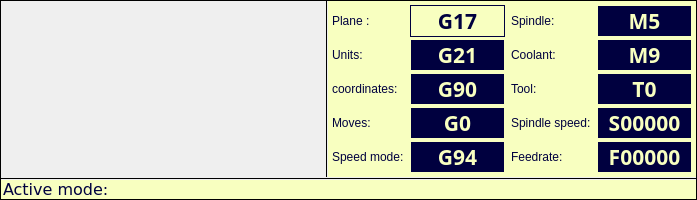
        <widget class="QFrame" name="grpStatus">
         <property name="sizePolicy">
          <sizepolicy hsizetype="Expanding" vsizetype="Fixed">
           <horstretch>0</horstretch>
           <verstretch>0</verstretch>
          </sizepolicy>
         </property>
         <property name="minimumSize">
          <size>
           <width>0</width>
           <height>0</height>
          </size>
         </property>
         <property name="maximumSize">
          <size>
           <width>16777215</width>
           <height>16777215</height>
          </size>
         </property>
         <property name="frameShape">
          <enum>QFrame::Box</enum>
         </property>
         <layout class="QVBoxLayout" name="verticalLayout_5">
          <property name="spacing">
           <number>0</number>
          </property>
          <property name="leftMargin">
           <number>0</number>
          </property>
          <property name="topMargin">
           <number>0</number>
          </property>
          <property name="rightMargin">
           <number>0</number>
          </property>
          <property name="bottomMargin">
           <number>0</number>
          </property>
          <item>
           <widget class="QWidget" name="widget" native="true">
            <property name="sizePolicy">
             <sizepolicy hsizetype="Expanding" vsizetype="Fixed">
              <horstretch>0</horstretch>
              <verstretch>0</verstretch>
             </sizepolicy>
            </property>
            <layout class="QHBoxLayout" name="horizontalLayout_2">
             <property name="spacing">
              <number>0</number>
             </property>
             <property name="leftMargin">
              <number>0</number>
             </property>
             <property name="topMargin">
              <number>0</number>
             </property>
             <property name="rightMargin">
              <number>0</number>
             </property>
             <property name="bottomMargin">
              <number>0</number>
             </property>
             <item>
              <widget class="QWidget" name="frmMPos" native="true">
               <property name="sizePolicy">
                <sizepolicy hsizetype="Expanding" vsizetype="Fixed">
                 <horstretch>0</horstretch>
                 <verstretch>0</verstretch>
                </sizepolicy>
               </property>
               <property name="minimumSize">
                <size>
                 <width>0</width>
                 <height>0</height>
                </size>
               </property>
               <property name="styleSheet">
                <string notr="true">background-color: rgb(248, 255, 192);
color: rgb(0, 0, 63);</string>
               </property>
               <layout class="QGridLayout" name="gridLayout_2">
                <property name="leftMargin">
                 <number>4</number>
                </property>
                <property name="topMargin">
                 <number>0</number>
                </property>
                <property name="rightMargin">
                 <number>4</number>
                </property>
                <property name="bottomMargin">
                 <number>0</number>
                </property>
                <property name="spacing">
                 <number>0</number>
                </property>
               </layout>
              </widget>
             </item>
             <item>
              <widget class="Line" name="line_2">
               <property name="frameShadow">
                <enum>QFrame::Plain</enum>
               </property>
               <property name="lineWidth">
                <number>1</number>
               </property>
               <property name="orientation">
                <enum>Qt::Vertical</enum>
               </property>
              </widget>
             </item>
             <item>
              <widget class="QWidget" name="frmMStatus" native="true">
               <property name="sizePolicy">
                <sizepolicy hsizetype="Expanding" vsizetype="MinimumExpanding">
                 <horstretch>0</horstretch>
                 <verstretch>0</verstretch>
                </sizepolicy>
               </property>
               <property name="styleSheet">
                <string notr="true">background-color: rgb(248, 255, 192);
color: rgb(0, 0, 63);</string>
               </property>
               <layout class="QGridLayout" name="gridLayout_4">
                <property name="leftMargin">
                 <number>4</number>
                </property>
                <property name="topMargin">
                 <number>4</number>
                </property>
                <property name="rightMargin">
                 <number>4</number>
                </property>
                <property name="bottomMargin">
                 <number>4</number>
                </property>
                <property name="verticalSpacing">
                 <number>2</number>
                </property>
                <item row="1" column="0">
                 <widget class="QLabel" name="label_12">
                  <property name="sizePolicy">
                   <sizepolicy hsizetype="Expanding" vsizetype="Fixed">
                    <horstretch>1</horstretch>
                    <verstretch>0</verstretch>
                   </sizepolicy>
                  </property>
                  <property name="text">
                   <string>Plane : </string>
                  </property>
                 </widget>
                </item>
                <item row="1" column="1">
                 <widget class="QLabel" name="lblPlan">
                  <property name="sizePolicy">
                   <sizepolicy hsizetype="Expanding" vsizetype="MinimumExpanding">
                    <horstretch>2</horstretch>
                    <verstretch>0</verstretch>
                   </sizepolicy>
                  </property>
                  <property name="minimumSize">
                   <size>
                    <width>95</width>
                    <height>0</height>
                   </size>
                  </property>
                  <property name="font">
                   <font>
                    <family>LED Calculator</family>
                    <pointsize>16</pointsize>
                    <bold>true</bold>
                   </font>
                  </property>
                  <property name="contextMenuPolicy">
                   <enum>Qt::CustomContextMenu</enum>
                  </property>
                  <property name="styleSheet">
                   <string notr="true">background-color: rgb(0, 0, 63);
color: rgb(248, 255, 192);
QToolType {
  background-color: rgb(248, 255, 192);
  color: rgb(0, 0, 63);
}</string>
                  </property>
                  <property name="frameShape">
                   <enum>QFrame::Box</enum>
                  </property>
                  <property name="frameShadow">
                   <enum>QFrame::Plain</enum>
                  </property>
                  <property name="text">
                   <string notr="true">G17</string>
                  </property>
                  <property name="alignment">
                   <set>Qt::AlignCenter</set>
                  </property>
                 </widget>
                </item>
                <item row="1" column="2">
                 <widget class="QLabel" name="label_17">
                  <property name="sizePolicy">
                   <sizepolicy hsizetype="Expanding" vsizetype="Fixed">
                    <horstretch>1</horstretch>
                    <verstretch>0</verstretch>
                   </sizepolicy>
                  </property>
                  <property name="text">
                   <string>Spindle:</string>
                  </property>
                 </widget>
                </item>
                <item row="1" column="3">
                 <widget class="QLabel" name="lblBroche">
                  <property name="sizePolicy">
                   <sizepolicy hsizetype="Expanding" vsizetype="MinimumExpanding">
                    <horstretch>2</horstretch>
                    <verstretch>0</verstretch>
                   </sizepolicy>
                  </property>
                  <property name="minimumSize">
                   <size>
                    <width>95</width>
                    <height>0</height>
                   </size>
                  </property>
                  <property name="font">
                   <font>
                    <family>LED Calculator</family>
                    <pointsize>16</pointsize>
                    <bold>true</bold>
                   </font>
                  </property>
                  <property name="styleSheet">
                   <string notr="true">background-color: rgb(0, 0, 63);
color: rgb(248, 255, 192);</string>
                  </property>
                  <property name="frameShape">
                   <enum>QFrame::Box</enum>
                  </property>
                  <property name="frameShadow">
                   <enum>QFrame::Plain</enum>
                  </property>
                  <property name="text">
                   <string notr="true">M5</string>
                  </property>
                  <property name="alignment">
                   <set>Qt::AlignCenter</set>
                  </property>
                 </widget>
                </item>
                <item row="2" column="0">
                 <widget class="QLabel" name="label_14">
                  <property name="sizePolicy">
                   <sizepolicy hsizetype="Expanding" vsizetype="Fixed">
                    <horstretch>1</horstretch>
                    <verstretch>0</verstretch>
                   </sizepolicy>
                  </property>
                  <property name="text">
                   <string>Units:</string>
                  </property>
                 </widget>
                </item>
                <item row="2" column="1">
                 <widget class="QLabel" name="lblUnites">
                  <property name="sizePolicy">
                   <sizepolicy hsizetype="Expanding" vsizetype="MinimumExpanding">
                    <horstretch>2</horstretch>
                    <verstretch>0</verstretch>
                   </sizepolicy>
                  </property>
                  <property name="minimumSize">
                   <size>
                    <width>95</width>
                    <height>0</height>
                   </size>
                  </property>
                  <property name="font">
                   <font>
                    <family>LED Calculator</family>
                    <pointsize>16</pointsize>
                    <bold>true</bold>
                   </font>
                  </property>
                  <property name="contextMenuPolicy">
                   <enum>Qt::CustomContextMenu</enum>
                  </property>
                  <property name="styleSheet">
                   <string notr="true">background-color: rgb(0, 0, 63);
color: rgb(248, 255, 192);</string>
                  </property>
                  <property name="frameShape">
                   <enum>QFrame::Box</enum>
                  </property>
                  <property name="frameShadow">
                   <enum>QFrame::Plain</enum>
                  </property>
                  <property name="text">
                   <string notr="true">G21</string>
                  </property>
                  <property name="alignment">
                   <set>Qt::AlignCenter</set>
                  </property>
                 </widget>
                </item>
                <item row="2" column="2">
                 <widget class="QLabel" name="label_18">
                  <property name="sizePolicy">
                   <sizepolicy hsizetype="Expanding" vsizetype="Fixed">
                    <horstretch>1</horstretch>
                    <verstretch>0</verstretch>
                   </sizepolicy>
                  </property>
                  <property name="text">
                   <string>Coolant:</string>
                  </property>
                 </widget>
                </item>
                <item row="2" column="3">
                 <widget class="QLabel" name="lblArrosage">
                  <property name="sizePolicy">
                   <sizepolicy hsizetype="Expanding" vsizetype="MinimumExpanding">
                    <horstretch>2</horstretch>
                    <verstretch>0</verstretch>
                   </sizepolicy>
                  </property>
                  <property name="minimumSize">
                   <size>
                    <width>95</width>
                    <height>0</height>
                   </size>
                  </property>
                  <property name="font">
                   <font>
                    <family>LED Calculator</family>
                    <pointsize>16</pointsize>
                    <bold>true</bold>
                   </font>
                  </property>
                  <property name="styleSheet">
                   <string notr="true">background-color: rgb(0, 0, 63);
color: rgb(248, 255, 192);</string>
                  </property>
                  <property name="frameShape">
                   <enum>QFrame::Box</enum>
                  </property>
                  <property name="frameShadow">
                   <enum>QFrame::Plain</enum>
                  </property>
                  <property name="text">
                   <string notr="true">M9</string>
                  </property>
                  <property name="alignment">
                   <set>Qt::AlignCenter</set>
                  </property>
                 </widget>
                </item>
                <item row="3" column="0">
                 <widget class="QLabel" name="label_15">
                  <property name="sizePolicy">
                   <sizepolicy hsizetype="Expanding" vsizetype="Fixed">
                    <horstretch>1</horstretch>
                    <verstretch>0</verstretch>
                   </sizepolicy>
                  </property>
                  <property name="text">
                   <string>coordinates:</string>
                  </property>
                 </widget>
                </item>
                <item row="3" column="1">
                 <widget class="QLabel" name="lblCoord">
                  <property name="sizePolicy">
                   <sizepolicy hsizetype="Expanding" vsizetype="MinimumExpanding">
                    <horstretch>2</horstretch>
                    <verstretch>0</verstretch>
                   </sizepolicy>
                  </property>
                  <property name="minimumSize">
                   <size>
                    <width>95</width>
                    <height>0</height>
                   </size>
                  </property>
                  <property name="font">
                   <font>
                    <family>LED Calculator</family>
                    <pointsize>16</pointsize>
                    <bold>true</bold>
                   </font>
                  </property>
                  <property name="contextMenuPolicy">
                   <enum>Qt::CustomContextMenu</enum>
                  </property>
                  <property name="styleSheet">
                   <string notr="true">background-color: rgb(0, 0, 63);
color: rgb(248, 255, 192);</string>
                  </property>
                  <property name="frameShape">
                   <enum>QFrame::Box</enum>
                  </property>
                  <property name="frameShadow">
                   <enum>QFrame::Plain</enum>
                  </property>
                  <property name="text">
                   <string notr="true">G90</string>
                  </property>
                  <property name="alignment">
                   <set>Qt::AlignCenter</set>
                  </property>
                 </widget>
                </item>
                <item row="3" column="2">
                 <widget class="QLabel" name="label_19">
                  <property name="sizePolicy">
                   <sizepolicy hsizetype="Expanding" vsizetype="Fixed">
                    <horstretch>1</horstretch>
                    <verstretch>0</verstretch>
                   </sizepolicy>
                  </property>
                  <property name="text">
                   <string>Tool:</string>
                  </property>
                 </widget>
                </item>
                <item row="3" column="3">
                 <widget class="QLabel" name="lblOutil">
                  <property name="sizePolicy">
                   <sizepolicy hsizetype="Expanding" vsizetype="MinimumExpanding">
                    <horstretch>2</horstretch>
                    <verstretch>0</verstretch>
                   </sizepolicy>
                  </property>
                  <property name="minimumSize">
                   <size>
                    <width>95</width>
                    <height>0</height>
                   </size>
                  </property>
                  <property name="font">
                   <font>
                    <family>LED Calculator</family>
                    <pointsize>16</pointsize>
                    <bold>true</bold>
                   </font>
                  </property>
                  <property name="styleSheet">
                   <string notr="true">background-color: rgb(0, 0, 63);
color: rgb(248, 255, 192);</string>
                  </property>
                  <property name="frameShape">
                   <enum>QFrame::Box</enum>
                  </property>
                  <property name="frameShadow">
                   <enum>QFrame::Plain</enum>
                  </property>
                  <property name="text">
                   <string notr="true">T0</string>
                  </property>
                  <property name="alignment">
                   <set>Qt::AlignCenter</set>
                  </property>
                 </widget>
                </item>
                <item row="4" column="0">
                 <widget class="QLabel" name="label_13">
                  <property name="sizePolicy">
                   <sizepolicy hsizetype="Expanding" vsizetype="Fixed">
                    <horstretch>1</horstretch>
                    <verstretch>0</verstretch>
                   </sizepolicy>
                  </property>
                  <property name="text">
                   <string>Moves:</string>
                  </property>
                 </widget>
                </item>
                <item row="4" column="1">
                 <widget class="QLabel" name="lblDeplacements">
                  <property name="sizePolicy">
                   <sizepolicy hsizetype="Expanding" vsizetype="MinimumExpanding">
                    <horstretch>2</horstretch>
                    <verstretch>0</verstretch>
                   </sizepolicy>
                  </property>
                  <property name="minimumSize">
                   <size>
                    <width>95</width>
                    <height>0</height>
                   </size>
                  </property>
                  <property name="font">
                   <font>
                    <family>LED Calculator</family>
                    <pointsize>16</pointsize>
                    <bold>true</bold>
                   </font>
                  </property>
                  <property name="styleSheet">
                   <string notr="true">background-color: rgb(0, 0, 63);
color: rgb(248, 255, 192);</string>
                  </property>
                  <property name="frameShape">
                   <enum>QFrame::Box</enum>
                  </property>
                  <property name="frameShadow">
                   <enum>QFrame::Plain</enum>
                  </property>
                  <property name="text">
                   <string notr="true">G0</string>
                  </property>
                  <property name="alignment">
                   <set>Qt::AlignCenter</set>
                  </property>
                 </widget>
                </item>
                <item row="4" column="2">
                 <widget class="QLabel" name="label_21">
                  <property name="sizePolicy">
                   <sizepolicy hsizetype="Expanding" vsizetype="Fixed">
                    <horstretch>1</horstretch>
                    <verstretch>0</verstretch>
                   </sizepolicy>
                  </property>
                  <property name="text">
                   <string>Spindle speed:</string>
                  </property>
                 </widget>
                </item>
                <item row="4" column="3">
                 <widget class="QLabel" name="lblRotation">
                  <property name="sizePolicy">
                   <sizepolicy hsizetype="Expanding" vsizetype="MinimumExpanding">
                    <horstretch>2</horstretch>
                    <verstretch>0</verstretch>
                   </sizepolicy>
                  </property>
                  <property name="minimumSize">
                   <size>
                    <width>95</width>
                    <height>0</height>
                   </size>
                  </property>
                  <property name="font">
                   <font>
                    <family>LED Calculator</family>
                    <pointsize>16</pointsize>
                    <bold>true</bold>
                   </font>
                  </property>
                  <property name="styleSheet">
                   <string notr="true">background-color: rgb(0, 0, 63);
color: rgb(248, 255, 192);</string>
                  </property>
                  <property name="frameShape">
                   <enum>QFrame::Box</enum>
                  </property>
                  <property name="frameShadow">
                   <enum>QFrame::Plain</enum>
                  </property>
                  <property name="text">
                   <string notr="true">S00000</string>
                  </property>
                  <property name="alignment">
                   <set>Qt::AlignCenter</set>
                  </property>
                 </widget>
                </item>
                <item row="5" column="0">
                 <widget class="QLabel" name="label_16">
                  <property name="sizePolicy">
                   <sizepolicy hsizetype="Expanding" vsizetype="Fixed">
                    <horstretch>1</horstretch>
                    <verstretch>0</verstretch>
                   </sizepolicy>
                  </property>
                  <property name="text">
                   <string>Speed mode:</string>
                  </property>
                 </widget>
                </item>
                <item row="5" column="1">
                 <widget class="QLabel" name="lblVitesse">
                  <property name="sizePolicy">
                   <sizepolicy hsizetype="Expanding" vsizetype="MinimumExpanding">
                    <horstretch>2</horstretch>
                    <verstretch>0</verstretch>
                   </sizepolicy>
                  </property>
                  <property name="minimumSize">
                   <size>
                    <width>95</width>
                    <height>0</height>
                   </size>
                  </property>
                  <property name="font">
                   <font>
                    <family>LED Calculator</family>
                    <pointsize>16</pointsize>
                    <bold>true</bold>
                   </font>
                  </property>
                  <property name="styleSheet">
                   <string notr="true">background-color: rgb(0, 0, 63);
color: rgb(248, 255, 192);</string>
                  </property>
                  <property name="frameShape">
                   <enum>QFrame::Box</enum>
                  </property>
                  <property name="frameShadow">
                   <enum>QFrame::Plain</enum>
                  </property>
                  <property name="text">
                   <string notr="true">G94</string>
                  </property>
                  <property name="alignment">
                   <set>Qt::AlignCenter</set>
                  </property>
                 </widget>
                </item>
                <item row="5" column="2">
                 <widget class="QLabel" name="label_20">
                  <property name="sizePolicy">
                   <sizepolicy hsizetype="Expanding" vsizetype="Fixed">
                    <horstretch>1</horstretch>
                    <verstretch>0</verstretch>
                   </sizepolicy>
                  </property>
                  <property name="text">
                   <string>Feedrate:</string>
                  </property>
                 </widget>
                </item>
                <item row="5" column="3">
                 <widget class="QLabel" name="lblAvance">
                  <property name="sizePolicy">
                   <sizepolicy hsizetype="Expanding" vsizetype="MinimumExpanding">
                    <horstretch>2</horstretch>
                    <verstretch>0</verstretch>
                   </sizepolicy>
                  </property>
                  <property name="minimumSize">
                   <size>
                    <width>95</width>
                    <height>0</height>
                   </size>
                  </property>
                  <property name="font">
                   <font>
                    <family>LED Calculator</family>
                    <pointsize>16</pointsize>
                    <bold>true</bold>
                   </font>
                  </property>
                  <property name="styleSheet">
                   <string notr="true">background-color: rgb(0, 0, 63);
color: rgb(248, 255, 192);</string>
                  </property>
                  <property name="frameShape">
                   <enum>QFrame::Box</enum>
                  </property>
                  <property name="frameShadow">
                   <enum>QFrame::Plain</enum>
                  </property>
                  <property name="text">
                   <string notr="true">F00000</string>
                  </property>
                  <property name="alignment">
                   <set>Qt::AlignCenter</set>
                  </property>
                 </widget>
                </item>
               </layout>
              </widget>
             </item>
            </layout>
           </widget>
          </item>
          <item>
           <widget class="Line" name="line_3">
            <property name="sizePolicy">
             <sizepolicy hsizetype="Expanding" vsizetype="Fixed">
              <horstretch>0</horstretch>
              <verstretch>0</verstretch>
             </sizepolicy>
            </property>
            <property name="frameShadow">
             <enum>QFrame::Plain</enum>
            </property>
            <property name="orientation">
             <enum>Qt::Horizontal</enum>
            </property>
           </widget>
          </item>
          <item>
           <widget class="QWidget" name="frmCoordOffsets" native="true">
            <property name="enabled">
             <bool>true</bool>
            </property>
            <property name="sizePolicy">
             <sizepolicy hsizetype="Expanding" vsizetype="Fixed">
              <horstretch>0</horstretch>
              <verstretch>0</verstretch>
             </sizepolicy>
            </property>
            <property name="styleSheet">
             <string notr="true">background-color: rgb(248, 255, 192);
color: rgb(0, 0, 63);</string>
            </property>
            <layout class="QHBoxLayout" name="horizontalLayout_3">
             <property name="spacing">
              <number>0</number>
             </property>
             <property name="leftMargin">
              <number>0</number>
             </property>
             <property name="topMargin">
              <number>0</number>
             </property>
             <property name="rightMargin">
              <number>0</number>
             </property>
             <property name="bottomMargin">
              <number>0</number>
             </property>
             <item>
              <widget class="QWidget" name="frmCoordOffsetsLabels" native="true">
               <property name="sizePolicy">
                <sizepolicy hsizetype="Minimum" vsizetype="Expanding">
                 <horstretch>0</horstretch>
                 <verstretch>0</verstretch>
                </sizepolicy>
               </property>
               <property name="maximumSize">
                <size>
                 <width>120</width>
                 <height>16777215</height>
                </size>
               </property>
               <layout class="QVBoxLayout" name="verticalLayout_4">
                <property name="spacing">
                 <number>0</number>
                </property>
                <property name="leftMargin">
                 <number>2</number>
                </property>
                <property name="topMargin">
                 <number>0</number>
                </property>
                <property name="rightMargin">
                 <number>0</number>
                </property>
                <property name="bottomMargin">
                 <number>0</number>
                </property>
                <item>
                 <widget class="QLabel" name="lblG5xMode">
                  <property name="sizePolicy">
                   <sizepolicy hsizetype="Minimum" vsizetype="Fixed">
                    <horstretch>0</horstretch>
                    <verstretch>0</verstretch>
                   </sizepolicy>
                  </property>
                  <property name="minimumSize">
                   <size>
                    <width>0</width>
                    <height>0</height>
                   </size>
                  </property>
                  <property name="font">
                   <font>
                    <family>DejaVu Sans</family>
                    <pointsize>12</pointsize>
                   </font>
                  </property>
                  <property name="cursor">
                   <cursorShape>CrossCursor</cursorShape>
                  </property>
                  <property name="text">
                   <string>Active mode:</string>
                  </property>
                 </widget>
                </item>
               </layout>
              </widget>
             </item>
             <item>
              <widget class="QWidget" name="frmCoordOffsetsValues" native="true">
               <property name="sizePolicy">
                <sizepolicy hsizetype="Expanding" vsizetype="Fixed">
                 <horstretch>0</horstretch>
                 <verstretch>0</verstretch>
                </sizepolicy>
               </property>
               <property name="minimumSize">
                <size>
                 <width>587</width>
                 <height>0</height>
                </size>
               </property>
               <layout class="QVBoxLayout" name="verticalLayout_3">
                <property name="spacing">
                 <number>0</number>
                </property>
                <property name="leftMargin">
                 <number>0</number>
                </property>
                <property name="topMargin">
                 <number>0</number>
                </property>
                <property name="rightMargin">
                 <number>0</number>
                </property>
                <property name="bottomMargin">
                 <number>0</number>
                </property>
               </layout>
              </widget>
             </item>
            </layout>
           </widget>
          </item>
         </layout>
        </widget>
